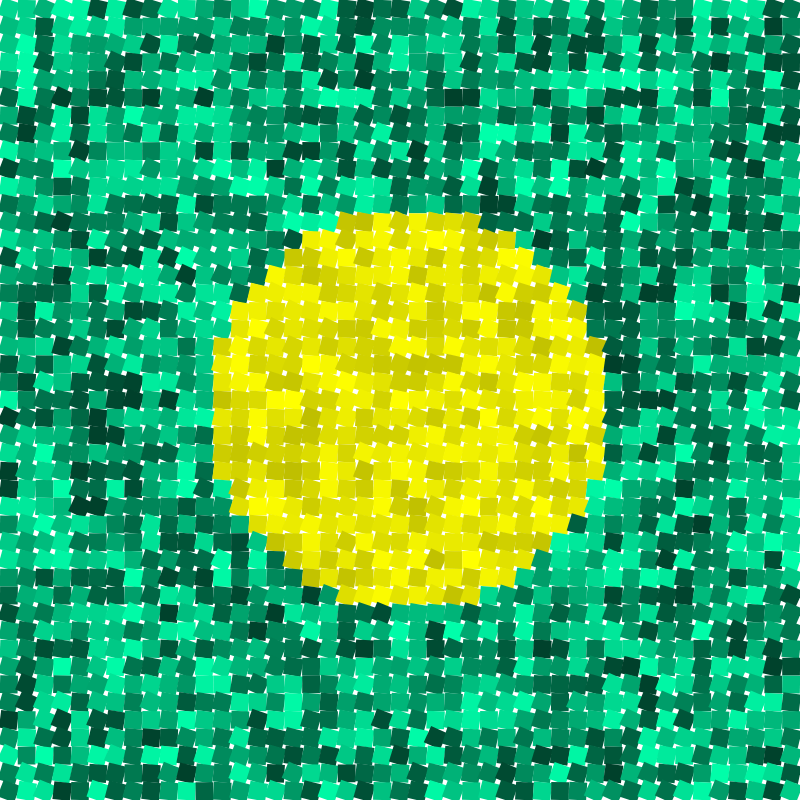
Frame 1 (no input)
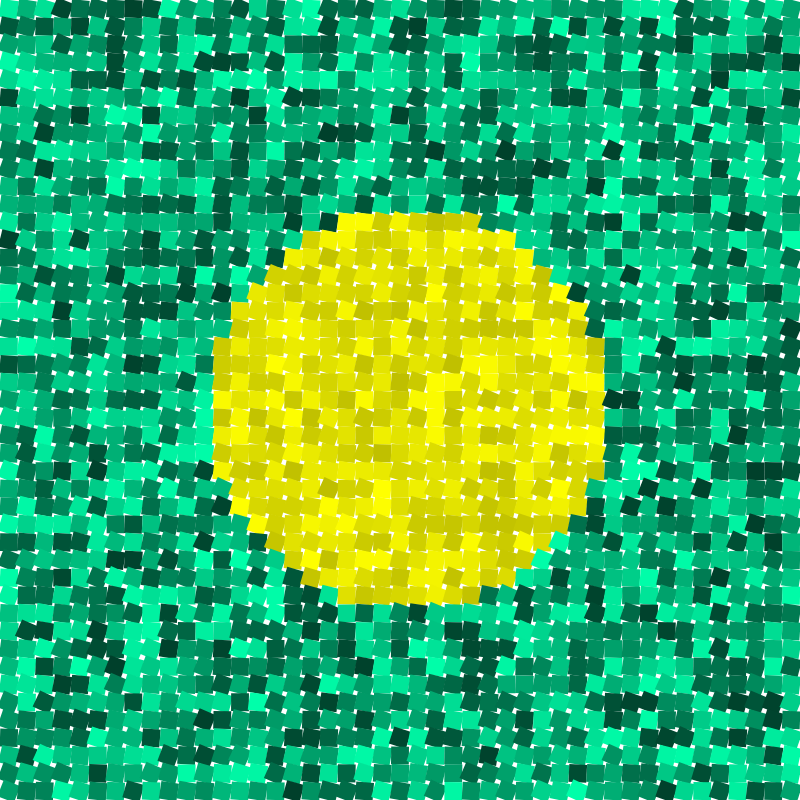
Frame 2 (the mouse pressed at the canvas centre, redrawn once)

The p5.js sketch that drew these frames (run headless with seeded random() and noise() and a simulated clock; the mouse was pressed at the canvas centre and the sketch redrawn once):

// p5.js sketch
// ── sketch.js
const side = 800;
const nb = 45; // nombre de carré par côté
const rap = side / nb; // taille de chaque carré
const rap2 = rap * 0.5; // taille de chaque carré / 2

let radius = 200;

function setup() {
  createCanvas(side, side);
  colorMode(HSB, 360, 100, 100, 250);
  noLoop();
  angleMode(DEGREES);
}

function draw() {
  background("white");
  // on prend tous les points de la grille
  for (i = 0; i < nb; i++) {
    for (j = 0; j < nb; j++) {
      skwair(i * rap, j * rap);
    }
  }
  radius = (radius + 1) % 600
}

function skwair(x, y) {
  push();
  translate(x + rap2, y + rap2);
  rotate(random() * 25);
  translate(-x - rap2, -y - rap2);
  rand = random()
  if (power(x-side/2) + power(y-side/2) <= radius * radius) {
    fill(60, 100, 75 + 25 * (1- rand) );
  } else {
    fill(160, 100, 25 + 75 * (1 - rand) );
  }
  noStroke();
  rect(x, y, rap);
  pop();
}

function power(a) {
  return a * a;
}
